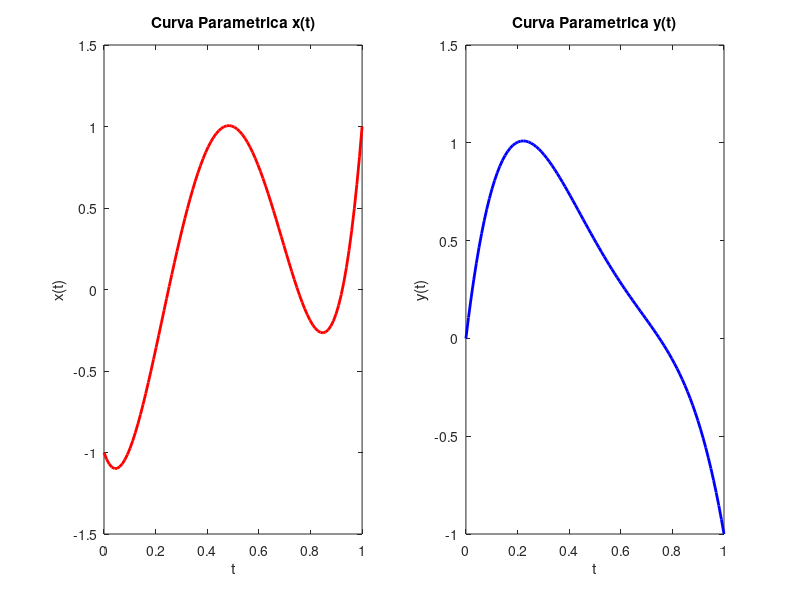
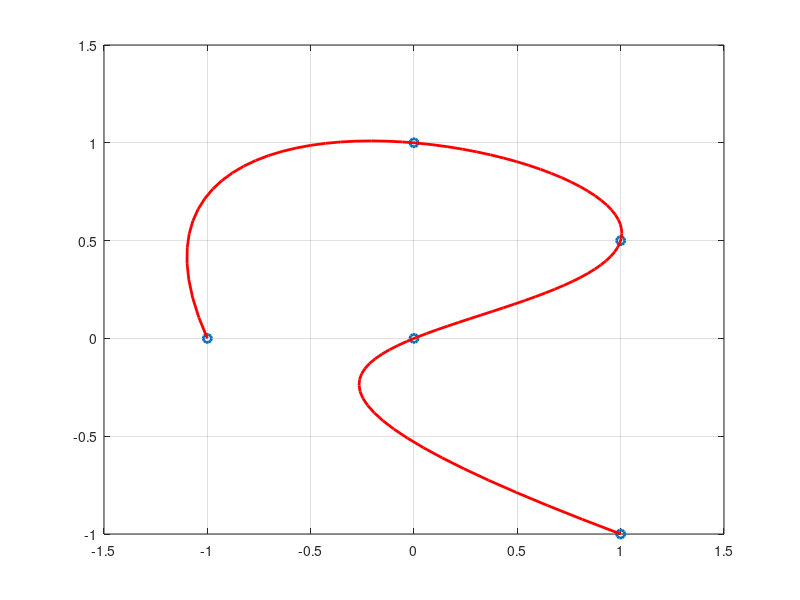

MATLAB code to generate these figures, in order:
close all;
clc;

xi = [-1 0 1 0 1];
yi = [0 1 0.5 0 -1];

%figure;
%plot(xi,yi,'o','LineWidth',2);
%grid on;
n = length(xi);
t= linspace(0, 1, 100);

x_t = ((((((64.*t)-(352/3)).*t)+60).*t)-(14/3)).*t-1;
y_t = ((((((-64/3).*t)+48).*t)-(116/3)).*t+11).*t;

figure;
subplot(121);
plot(t,x_t,'r','LineWidth',2); title('Curva Parametrica x(t)');
xlabel('t'); ylabel('x(t)');

subplot(122);
plot(t,y_t,'b','LineWidth',2); title('Curva Parametrica y(t)');
xlabel('t'); ylabel('y(t)');

figure;
plot(xi, yi,'o','LineWidth',2); 
grid on;
hold on;
plot(x_t, y_t,'r','LineWidth',2);
